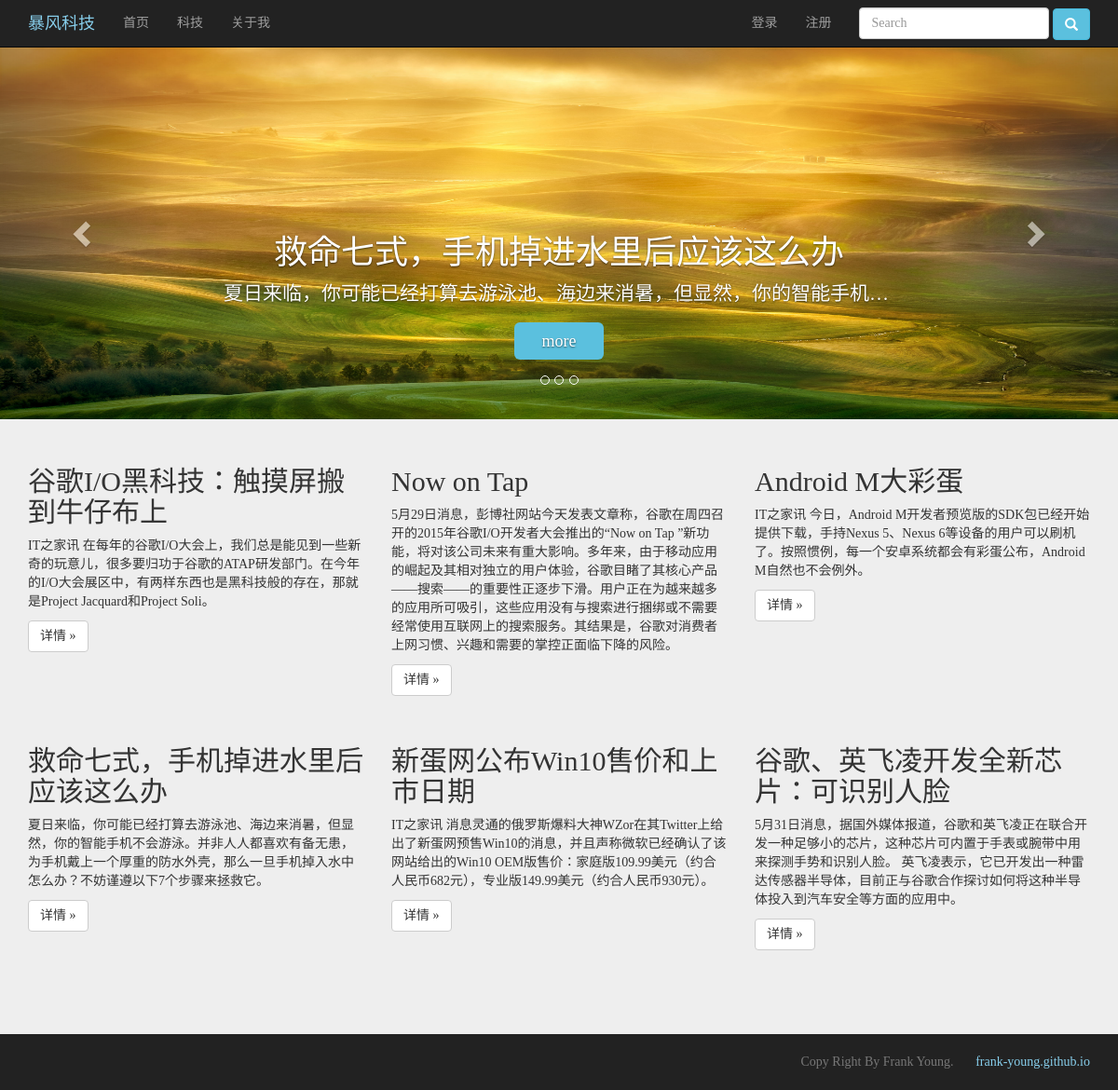
The page / on the database its author committed.
### tables this page shows
CREATE TABLE `info_manager` (
  `id` tinyint(3) unsigned NOT NULL auto_increment,
  `webTitle` varchar(100) NOT NULL COMMENT '网站标题',
  `webMeta` varchar(255) NOT NULL COMMENT '网站meta描述',
  `webDescription` text NOT NULL COMMENT '后台功能简介',
  `webAuthor` varchar(50) NOT NULL COMMENT '网站作者',
  `webBlog` varchar(50) NOT NULL COMMENT '个人博客',
  `webImg` varchar(55) NOT NULL COMMENT '网站图标',
  PRIMARY KEY  (`id`)
);

CREATE TABLE `info_article` (
  `id` int(11) unsigned NOT NULL auto_increment COMMENT '主键',
  `cId` int(10) unsigned NOT NULL COMMENT '所属分类id',
  `title` char(100) NOT NULL COMMENT '标题',
  `author` char(50) NOT NULL COMMENT '作者',
  `description` varchar(255) NOT NULL COMMENT '描述',
  `content` text NOT NULL COMMENT '内容',
  `dateline` int(20) NOT NULL COMMENT '时间',
  `imagePath` varchar(60) default NULL,
  PRIMARY KEY  (`id`)
);

### lib/mysql.func.php (called while the page is built, shortened)
<?php
 function fetchOne($sql,$result_type=MYSQL_ASSOC){
 	$result = mysql_query($sql);
 	@$row = mysql_fetch_array($result,$result_type);
 	return $row;
 }
 function fetchAll($sql,$result_type=MYSQL_ASSOC){
	 $result = mysql_query($sql);
	 while(@$row = mysql_fetch_array($result,$result_type)){
	 	$rows[] = $row;
	 }
	 return $rows;
}
function getResultNum($sql){
	$result = mysql_query($sql);
	return mysql_num_rows($result);
}

### index.php (the view, shortened to what this page needs)
<?php
require('header.php');
$sql = "select * from info_article";
$totalRows = getResultNum($sql);
$pageSize = 6;
$totalPage = ceil($totalRows/$pageSize);
$page = $_REQUEST['page']?(int)$_REQUEST['page']:1;
if($page>=$totalPage){
    $page = $totalPage;
}
$offset = ($page-1)*$pageSize;
$sql = "select id,title,description,imagePath from info_article  limit {$offset},{$pageSize}";
$rows = fetchAll($sql);
?>
  <div id="carousel-example-generic" class="carousel slide" data-ride="carousel">
    <ol class="carousel-indicators">
    <?php $i=1; foreach ($rows as $row): if($row['imagePath']){?>
      <li data-target="#carousel-example-generic" data-slide-to="<?php echo $i; ?>" ></li>
    <?php }$i++; endforeach; ?>
    </ol>
    <div class="carousel-inner" role="listbox">
      <?php foreach ($rows as $row): if($row['imagePath']){ ?>
        <div class="item "  name="items">
          <img src="images/<?php echo trim($row['imagePath']);?>" alt="<?php echo $row['title']; ?>" >
          <div class="carousel-caption">
            <h1 style="white-space:nowrap;overflow:hidden;text-overflow:clip;"><?php echo $row['title']?></h1>
            <p style="white-space:nowrap;overflow:hidden;text-overflow:ellipsis">
              <?php echo $row['description']?>
            </p>
            <p>
              <a class="btn-lg btn-img" href="article.php?id=<?php echo $row['id']?>" role="button">more</a>
            </p>
          </div>
        </div>
       <?php } endforeach; ?>
      <a class="left carousel-control" href="#carousel-example-generic" role="button" data-slide="prev">
        <span class="glyphicon glyphicon-chevron-left" aria-hidden="true"></span>
      </a>
      <a class="right carousel-control" href="#carousel-example-generic" role="button" data-slide="next">
        <span class="glyphicon glyphicon-chevron-right" aria-hidden="true"></span>
      </a>
    </div>
  </div>
  <div class="container" >
    <div class="row">
     <?php foreach ($rows as $row):?>
      <div class="col-sm-6 col-md-4" style="min-height:300px;">
        <h2><?php echo $row['title']; ?></h2>
        <p>
         <?php echo $row['description']; ?>
        </p>
        <p>
          <a class="btn btn-default" href="article.php?id=<?php echo $row['id']?>" role="button">详情 »</a>
        </p>
      </div>
        <?php endforeach;?>
    </div>
  </div>
<?php
require('footer.php');
?>

### header.php (shortened to what this page needs)
<?php
$sql = "select * from info_manager where id ='1'";
$webDescription = fetchOne($sql);
?>
<!DOCTYPE html>
<html lang="en">
<head>
  <link href="css/bootstrap.css" rel="stylesheet">
  <link rel="stylesheet" type="text/css" href="css/common.css">
  <link rel="stylesheet" type="text/css" href="css/login.css">
</head>
<body>
  <nav class="navbar navbar-inverse navbar-fixed-top">
    <div class="container" >
      <div class="navbar-header">
        <a style="color:skyblue;" class="navbar-brand" href="index.php"><span><?php echo $webDescription['webTitle'];?></span></a>
      </div>
      <div class="collapse navbar-collapse" id="bs-example-navbar-collapse-1">
        <ul class="nav navbar-nav">
          <li>
            <a href="index.php">
              首页
            </a>
          </li>
          <li>
            <a href="list.php">科技</a>
          </li>
          <li>
            <a href="#">关于我</a>
          </li>
        </ul>
        <form class="navbar-form navbar-right" role="search" action="search.php" method="post">
          <div class="form-group">
            <input name="key" type="text" class="form-control" placeholder="Search"></div>
          <button type="submit" class="btn btn-info glyphicon glyphicon-search"></button>
        </form>
        <?php
          if(isset($_SESSION['username'])){
             require('loginIn.php');
            }elseif(isset($_COOKIE['username'])){
              require('loginIn.php');
          }else{
            require('noLogin.php');
          }
        ?>
      </div>
      </div>
  </nav>

### footer.php (shortened to what this page needs)
  <footer class="footer">
    <div class="container">
      <p class="text-muted text-right">
        Copy Right By Frank Young.
        <a href="http://<?php echo $webDescription['webBlog'];?>" data-toggle="tooltip" data-placement="right" title="我的个人博客"><?php echo $webDescription['webBlog'];?></a>
      </p>
    </div>
  </footer>
</body>
</html>

### css/common.css (style rules this page uses)
.carousel { height: 400px; margin-bottom: 30px; }
.carousel-caption { z-index: 10; }
.carousel .item { height: 400px; background-color: #777; }
.carousel-inner > .item > img { position: absolute; top: 0; left: 0; min-width: 100%; height: 400px; }
@media (min-width: 768px) { .carousel-caption p { margin-bottom: 20px; font-size: 21px; line-height: 1.4; } }
.footer { width: 100%; height: 60px; margin-top: 30px; background-color: #222; }
.container .text-muted { margin: 20px 0; }
.container .text-muted a { margin-left: 20px; color: skyblue; }
.footer > .container { padding-right: 15px; padding-left: 15px; }
body { padding-top: 70px; overflow-x:hidden; line-height: 1.42857143; font-family: '微软雅黑'; }
.btn-img { color: #fff; padding-left: 30px; padding-right: 30px; background-color: #5BC0DE; border-color: #5BC0DE; -webkit-transition:background-color 0.3s; transition:background-color 0.3s; }

### css/login.css (style rules this page uses)
body { background-color: #eee; font-family: '微软雅黑'; }

### index.php (style rules this page uses)
body { padding-top: 50px; }

### rows shown on the page
info_manager: webTitle "暴风科技", webBlog "frank-young.github.io"
info_article: title "救命七式，手机掉进水里后应该这么办", description "夏日来临，你可能已经打算去游泳池、海边来消暑，但显然，你的智能手机…", description "夏日来临，你可能已经打算去游泳池、海边来消暑，但显然，你的智能手机不会游泳。并非人人都喜欢有备无患，为手机戴上一个厚重的防水外壳，那么一旦手机掉入水中怎么办？不妨谨遵以下7个步骤来拯救它。"
info_article: title "新蛋网公布Win10售价和上市日期", description "IT之家讯 消息灵通的俄罗斯爆料大神WZor在其Twitter上给出了新蛋网预售Win10的消息，并且声称微软已经确认了该网站给出的Win10 OEM版售价：家庭版109.99美元（约合人民币682元），专业版149.99美元（约合人民币930元）。"
info_article: title "谷歌、英飞凌开发全新芯片：可识别人脸", description "5月31日消息，据国外媒体报道，谷歌和英飞凌正在联合开发一种足够小的芯片，这种芯片可内置于手表或腕带中用来探测手势和识别人脸。 英飞凌表示，它已开发出一种雷达传感器半导体，目前正与谷歌合作探讨如何将这种半导体投入到汽车安全等方面的应用中。"
info_article: title "谷歌I/O黑科技：触摸屏搬到牛仔布上", description "IT之家讯 在每年的谷歌I/O大会上，我们总是能见到一些新奇的玩意儿，很多要归功于谷歌的ATAP研发部门。在今年的I/O大会展区中，有两样东西也是黑科技般的存在，那就是Project Jacquard和Project Soli。"
info_article: title "Now on Tap", description "5月29日消息，彭博社网站今天发表文章称，谷歌在周四召开的2015年谷歌I/O开发者大会推出的“Now on Tap ”新功能，将对该公司未来有重大影响。多年来，由于移动应用的崛起及其相对独立的用户体验，谷歌目睹了其核心产品——搜索——的重要性正逐步下滑。用户正在为越来越多的应用所可吸引，这些应用没有与搜索进行捆绑或不需要经常使用互联网上的搜索服务。其结果是，谷歌对消费者上网习惯、兴趣和需要的掌控正面临下降的风险。"
info_article: title "Android M大彩蛋", description "IT之家讯 今日，Android M开发者预览版的SDK包已经开始提供下载，手持Nexus 5、Nexus 6等设备的用户可以刷机了。按照惯例，每一个安卓系统都会有彩蛋公布，Android M自然也不会例外。"
